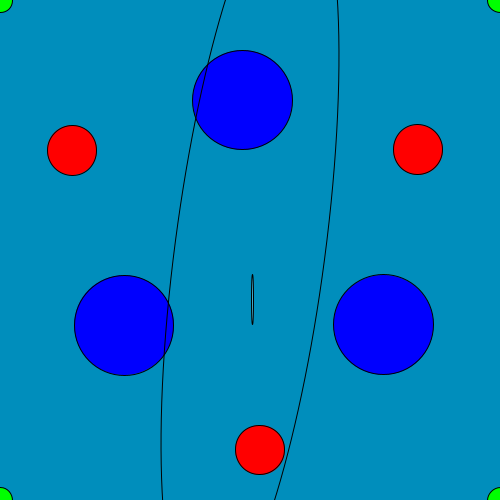
Frame 1 (no input)
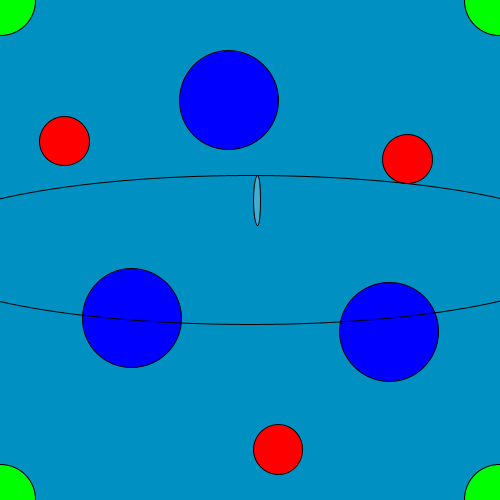
Frame 60 (the mouse pressed at the canvas centre just before this capture)
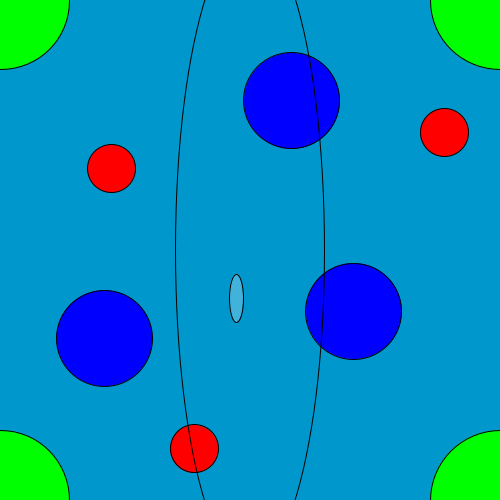
Frame 120 (the mouse held since frame 60 and released just before this capture)

The Processing sketch that drew these frames (run headless with seeded random() and noise(); from frame 60 on, the mouse is pressed at the canvas centre):

// Processing sketch: animation_1
// ── animation_1.pde
float timer = 0;
int r = 750;

void setup() {
  size(500, 500);
  background(0);
}

void draw() {
  timer += .05; //timer will be used for sin and cos functions. Gradually gets larger
  if (r > 150) r--; //Used for the radius of the middle circle. 
  int mag = 500;//For the size of the corner circles
  
  fill(0, 255, 0);
  background( 0 , 140 + abs(oscillation(true, 41, timer)), 185 + abs(oscillation(true, 70, timer)));//The oscillating blue background
  
 //This creates the four corner circles
  ellipse(0, 0, oscillation(true, mag, timer), oscillation(true, mag, timer));
  ellipse(500, 500, oscillation(true, mag, timer), oscillation(true, mag, timer));
  ellipse(500, 0, oscillation(true, mag, timer), oscillation(true, mag, timer));
  ellipse(0, 500, oscillation(true, mag, timer), oscillation(true, mag, timer));


  //For loop will make 6 circles
  for (int i = 1; i < 7; i+= 1) {

    if (i % 2 == 0) {//Different settings for 3 out of the 6 circles (color, size, etc)
      fill(255, 0, 0);
      ellipse(250 + oscillation(true, 200, timer+radians(60*i) ), 250 + oscillation(false, 200, radians(timer+60*i)), oscillation(false, 50, timer), oscillation(false, 50, timer));
    } else {//The other 3 circles
      fill(0, 0, 255);
      ellipse(250 + oscillation(true, 150, timer+radians(60*i) ), 250 + oscillation(false, 150, radians(timer+60*i)), oscillation(false, 100, timer), oscillation(false, 100, timer));
    }
  }
  
  //The middle circle which goes in a circle around the outer middle ellipse
  pushMatrix();
  fill(255, 65);
  translate(250, 250);
  ellipse(oscillation(true, 50, timer), oscillation(false, 50, timer ), oscillation(true, 50, timer), oscillation(false, 50, timer ));
  popMatrix();
  
  //The outer ellipse in the middle
  pushMatrix();
  translate(250, 250);
  rotate(radians(timer*150));
  fill(r, (-1) * r + 250);
  ellipse(0, 0, 150, r);
  popMatrix();
  
}

float oscillation(boolean sin, int magnitude, float timer) {
  if (sin) return magnitude * sin(timer);
  else return magnitude * cos(timer);
}// Return the sin or cos function based on user choice and a given magnitude. 
